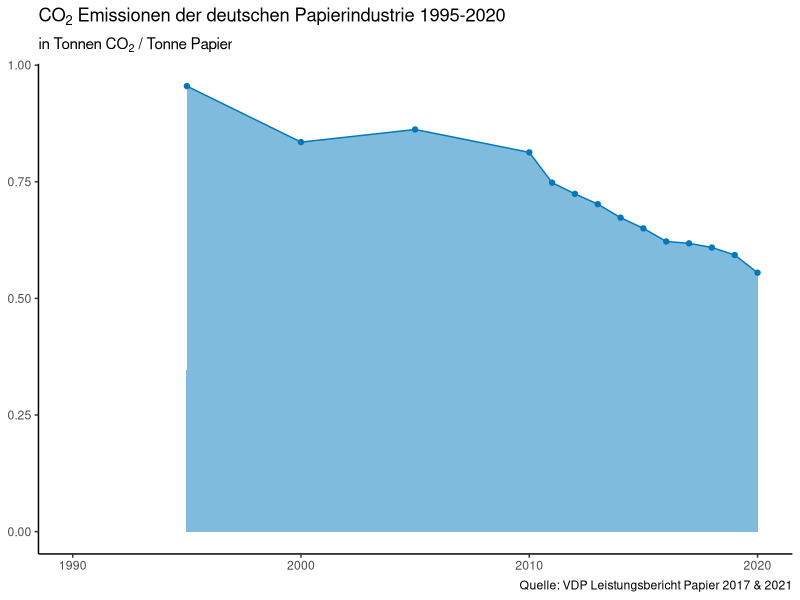
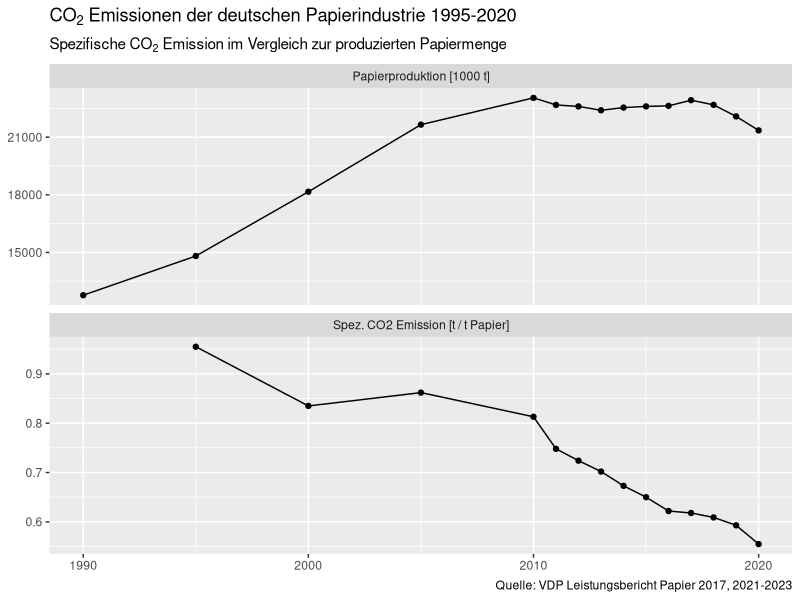
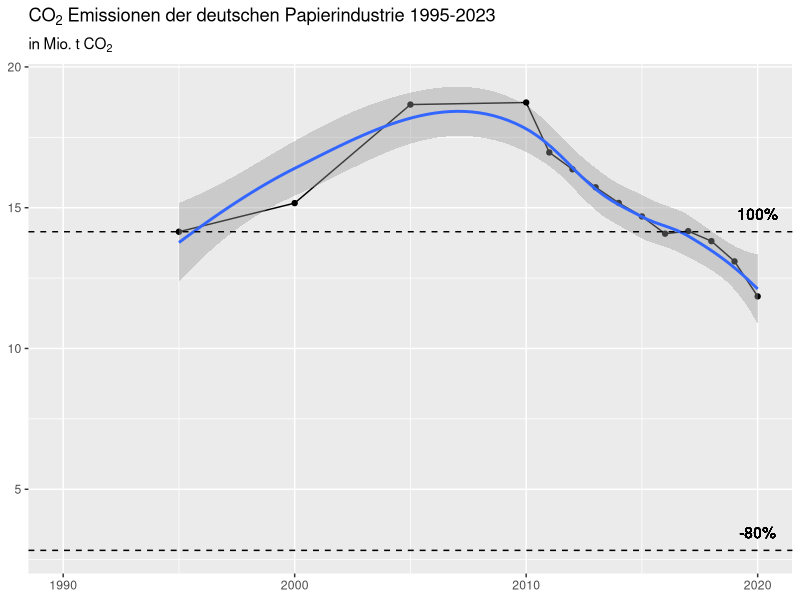

Reproduce these figures in R, in order.
# Pakete laden
library(readr)
library(dplyr)
library(tidyr)
library(ggplot2)
library(stringr)

# Daten einlesen
co2_spez <- read_csv2("CO2_VDP.txt")

# Daten aufbereiten
co2_spez_tidy <- co2_spez %>% 
  gather(-Jahr, key = "Parameter", value = "Wert")

co2_total <- co2_spez %>% 
  mutate(t_co2 = prod_1000t*1000*t_co2_t,
         mio_t_co2 = t_co2/10^6)

# Daten visualisieren
co2_spez %>% 
  ggplot(aes(x = Jahr, y = t_co2_t)) +
    geom_point(color = "#0078bb") +
    geom_line(color = "#0078bb") +
    geom_area(fill = "#0078bb", alpha = 0.5) +
    theme_classic() +
    labs(title = expression("CO"[2]*" Emissionen der deutschen Papierindustrie 1995-2020"),
         subtitle = expression("in Tonnen CO"[2]*" / Tonne Papier"),
         x = NULL,
         y = NULL,
         caption = "Quelle: VDP Leistungsbericht Papier 2017 & 2021")

co2_spez_tidy %>% 
  mutate(Parameter = ifelse(Parameter == "prod_1000t", "Papierproduktion [1000 t]", "Spez. CO2 Emission [t / t Papier]")) %>% 
  ggplot(aes(x = Jahr, y = Wert)) +
    geom_point() +
    geom_line() +
    facet_wrap(~Parameter, ncol = 1, scales = "free_y") +
    labs(title = expression("CO"[2]*" Emissionen der deutschen Papierindustrie 1995-2020"),
         subtitle = expression("Spezifische CO"[2]*" Emission im Vergleich zur produzierten Papiermenge"),
         x = NULL,
         y = NULL,
         caption = "Quelle: VDP Leistungsbericht Papier 2017, 2021-2023")

reference_1995 = co2_total$mio_t_co2[2]

co2_total %>% 
  ggplot(aes(x = Jahr, y = mio_t_co2)) +
    geom_point() +
    geom_line() +
    geom_smooth(method = "loess") +
    geom_hline(yintercept = reference_1995, lty = 2) +
    geom_text(aes(x = max(Jahr), y = reference_1995, label = "100%", vjust = -1)) +
    geom_hline(yintercept = reference_1995*0.2, lty = 2) +
    geom_text(aes(x = max(Jahr), y = reference_1995*0.2, label = "-80%", vjust = -1)) +
    labs(title = expression("CO"[2]*" Emissionen der deutschen Papierindustrie 1995-2023"),
         subtitle = expression("in Mio. t CO"[2]),
         x = NULL,
         y = NULL)

# Jetzt hier noch die Zielwerte irgendwie einbauen
co2_total[2,5]*20/100 # da müssen wir hin (absolute CO2 Menge, wenn 1995 Bezugswert wäre)
co2_total[19,5]*100/co2_total[2,5] # da stehen wir 2020. Knappe 84%

# -------------
# Vorhersage
# -------------
